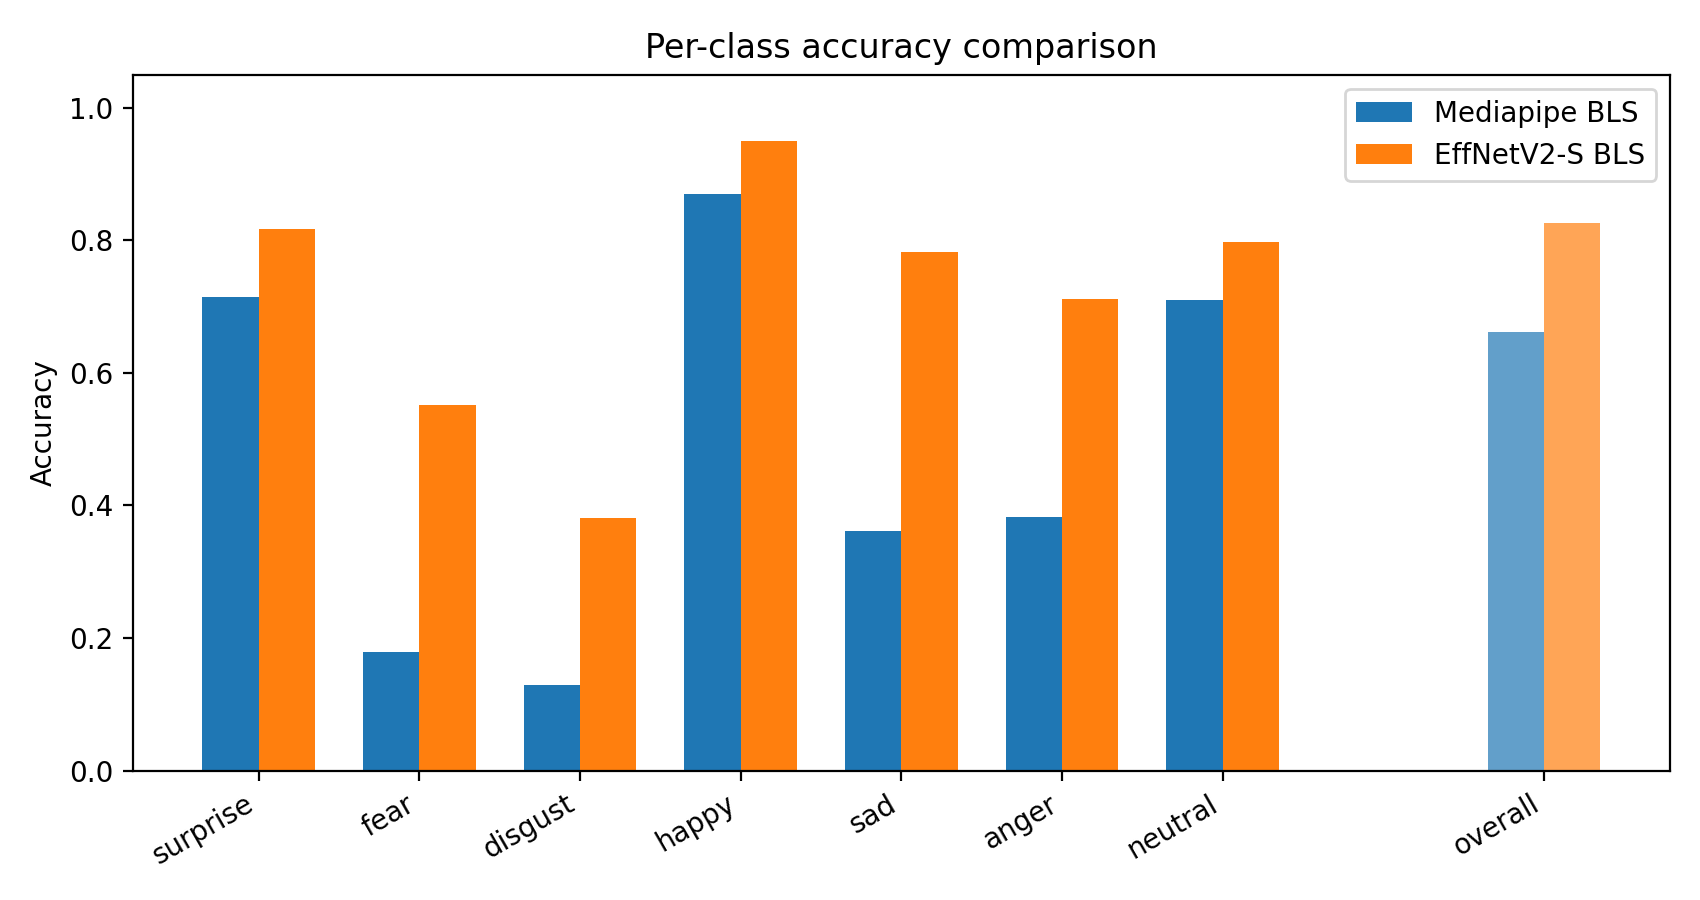

Recreate this plot in Python.
"""
Compare per-class accuracy between two models on the same 7-class emotion set:
  1) Mediapipe blendshape BLS (52D features)
  2) EfficientNetV2-S BLS (1280D features)

Inputs (defaults):
  - data/RAF-DB1/basic/test_blendshapes.npz          (X: [N,52], y)
  - models/bls_blendshape.pkl, bls_scaler.pkl, bls_pca.pkl
  - data/RAF-DB1/basic/test_effnetv2_s_solo_raw.npz (X: [N,1280], y)
  - models/bls_effnetv2_s.pkl, bls_effnetv2_s_scaler.pkl, bls_effnetv2_s_pca.pkl

Usage:
  python compare_models_per_class.py
  python compare_models_per_class.py --blend-npz ... --blend-model ... --eff-npz ... --eff-model ...
"""

from __future__ import annotations

import argparse
import sys
from pathlib import Path
from typing import Optional, Tuple

import joblib
import numpy as np
import matplotlib

matplotlib.use("Agg")
import matplotlib.pyplot as plt

# Make pickled BLS estimators loadable
try:
    from bls_train import BLSEnhMapEstimator as _BLSBlend  # type: ignore
except Exception:
    _BLSBlend = None

try:
    from bls_train_effnetv2_s import BLSEnhMapEstimator as _BLSEff  # type: ignore
except Exception:
    _BLSEff = None


CLASS_NAMES = ["surprise", "fear", "disgust", "happy", "sad", "anger", "neutral"]


def load_npz(path: Path) -> Tuple[np.ndarray, np.ndarray]:
    if not path.exists():
        raise FileNotFoundError(path)
    data = np.load(path)
    return data["X"].astype(np.float32, copy=False), data["y"].astype(np.int64, copy=False)


def load_artifacts(model_path: Path, scaler_path: Path, pca_path: Path, alias_cls) -> tuple[object, Optional[object], Optional[object]]:
    if alias_cls is not None:
        sys.modules["__main__"].BLSEnhMapEstimator = alias_cls  # ensure pickle can resolve
    model = joblib.load(model_path) if model_path.exists() else None
    scaler = joblib.load(scaler_path) if scaler_path.exists() else None
    pca = joblib.load(pca_path) if pca_path.exists() else None
    if model is None:
        raise FileNotFoundError(f"Model not found: {model_path}")
    return model, scaler, pca


def preprocess(X: np.ndarray, scaler, pca) -> np.ndarray:
    if scaler is not None:
        X = scaler.transform(X)
    if pca is not None:
        X = pca.transform(X)
    return X.astype(np.float32, copy=False)


def _expected_input_dim(model) -> Optional[int]:
    # broadnet_enhmap_gpu stores mapping_generator.Wlist[0] with shape (input_dim, ?)
    try:
        return int(model._model.mapping_generator.Wlist[0].shape[0])  # type: ignore[attr-defined]
    except Exception:
        return None


def eval_model(X: np.ndarray, y: np.ndarray, model, scaler, pca) -> Tuple[float, np.ndarray]:
    Xp = preprocess(X, scaler, pca)
    exp_dim = _expected_input_dim(model)
    if exp_dim is not None and Xp.shape[1] != exp_dim:
        raise ValueError(
            f"Feature dim mismatch: model expects {exp_dim}, but got {Xp.shape[1]}. "
            f"Check that NPZ, scaler, PCA, and model correspond; if PCA was used during training, ensure the PCA file is provided."
        )
    preds = model.predict(Xp)
    overall = float(np.mean(preds == y))
    per_class = np.zeros(len(CLASS_NAMES), dtype=np.float32)
    for cid in range(len(CLASS_NAMES)):
        mask = y == cid
        if mask.any():
            per_class[cid] = float(np.mean(preds[mask] == y[mask]))
        else:
            per_class[cid] = np.nan
    return overall, per_class


def main():
    parser = argparse.ArgumentParser(description="Compare per-class accuracy of Mediapipe BLS vs EffNetV2-S BLS.")
    parser.add_argument("--blend-npz", type=Path, default=Path("data/RAF-DB1/basic/test_blendshapes.npz"))
    parser.add_argument("--blend-model", type=Path, default=Path("models/bls_blendshape.pkl"))
    parser.add_argument("--blend-scaler", type=Path, default=Path("models/bls_blendshape_scaler.pkl"))
    parser.add_argument("--blend-pca", type=Path, default=Path("models/bls_blendshape_pca.pkl"))
    parser.add_argument("--eff-npz", type=Path, default=Path("data/RAF-DB1/basic/test_effnetv2_s_solo_raw.npz"))
    parser.add_argument("--eff-model", type=Path, default=Path("models/bls_effnetv2_s.pkl"))
    parser.add_argument("--eff-scaler", type=Path, default=Path("models/bls_effnetv2_s_scaler.pkl"))
    parser.add_argument("--eff-pca", type=Path, default=Path("models/bls_effnetv2_s_pca.pkl"))
    parser.add_argument("--fig-out", type=Path, default=Path("compare_models_per_class.png"), help="Path to save bar chart")
    parser.add_argument("--no-fig", action="store_true", help="Skip figure generation")
    args = parser.parse_args()

    Xb, yb = load_npz(args.blend_npz)
    blend_model, blend_scaler, blend_pca = load_artifacts(args.blend_model, args.blend_scaler, args.blend_pca, _BLSBlend)

    Xe, ye = load_npz(args.eff_npz)
    eff_model, eff_scaler, eff_pca = load_artifacts(args.eff_model, args.eff_scaler, args.eff_pca, _BLSEff)

    if len(yb) != len(ye):
        print(f"Warning: sample sizes differ (blend {len(yb)} vs eff {len(ye)}); per-class comparison still shown.")

    acc_b, pc_b = eval_model(Xb, yb, blend_model, blend_scaler, blend_pca)
    acc_e, pc_e = eval_model(Xe, ye, eff_model, eff_scaler, eff_pca)

    print(f"Overall accuracy:")
    print(f"  Mediapipe BLS: {acc_b:.4f}")
    print(f"  EffNetV2-S BLS: {acc_e:.4f}")
    print("\nPer-class accuracy:")
    print(f"{'Class':<12} {'Blendshape':>12} {'EffNetV2-S':>12}")
    for name, pb, pe in zip(CLASS_NAMES, pc_b, pc_e):
        pb_s = f"{pb:.4f}" if not np.isnan(pb) else "n/a"
        pe_s = f"{pe:.4f}" if not np.isnan(pe) else "n/a"
        print(f"{name:<12} {pb_s:>12} {pe_s:>12}")

    # Identify hardest classes per model
    hardest_blend = np.nanargmin(pc_b)
    hardest_eff = np.nanargmin(pc_e)
    print("\nHardest classes (lower acc):")
    print(f"  Mediapipe BLS: {CLASS_NAMES[hardest_blend]} ({pc_b[hardest_blend]:.4f})")
    print(f"  EffNetV2-S BLS: {CLASS_NAMES[hardest_eff]} ({pc_e[hardest_eff]:.4f})")

    if not args.no_fig:
        # Replace nan with 0 for plotting
        pc_b_plot = np.nan_to_num(pc_b, nan=0.0)
        pc_e_plot = np.nan_to_num(pc_e, nan=0.0)
        x = np.arange(len(CLASS_NAMES))
        width = 0.35
        fig, ax = plt.subplots(figsize=(8.5, 4.5))
        ax.bar(x - width / 2, pc_b_plot, width, label="Mediapipe BLS")
        ax.bar(x + width / 2, pc_e_plot, width, label="EffNetV2-S BLS")
        # Overall accuracy bars on the right
        xo = len(CLASS_NAMES) + 1
        ax.bar(xo - width / 2, acc_b, width, color="#1f77b4", alpha=0.7)
        ax.bar(xo + width / 2, acc_e, width, color="#ff7f0e", alpha=0.7)
        ax.set_xticks(list(x) + [xo])
        ax.set_xticklabels(CLASS_NAMES + ["overall"], rotation=30, ha="right")
        ax.set_ylim(0, 1.05)
        ax.set_ylabel("Accuracy")
        ax.set_title("Per-class accuracy comparison")
        ax.legend()
        fig.tight_layout()
        args.fig_out.parent.mkdir(parents=True, exist_ok=True)
        fig.savefig(args.fig_out, dpi=200)
        plt.close(fig)
        print(f"\nSaved comparison figure to: {args.fig_out}")


if __name__ == "__main__":
    main()
